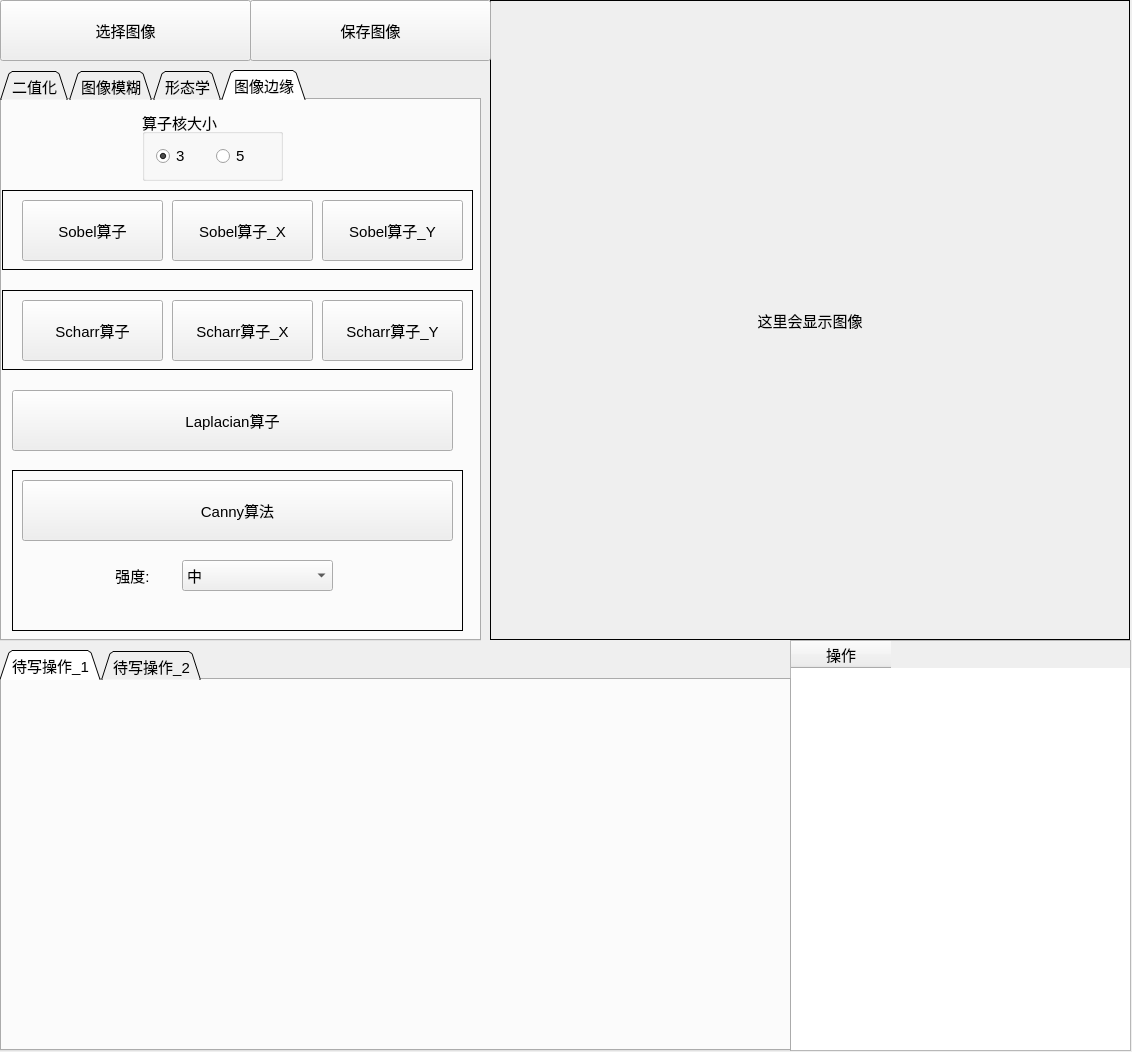
<?xml version="1.0" encoding="UTF-8"?>
<ui version="4.0">
 <class>OpenCV_ConcludeClass</class>
 <widget class="QMainWindow" name="OpenCV_ConcludeClass">
  <property name="geometry">
   <rect>
    <x>0</x>
    <y>0</y>
    <width>1132</width>
    <height>1052</height>
   </rect>
  </property>
  <property name="minimumSize">
   <size>
    <width>1132</width>
    <height>1052</height>
   </size>
  </property>
  <property name="maximumSize">
   <size>
    <width>1132</width>
    <height>1052</height>
   </size>
  </property>
  <property name="font">
   <font>
    <pointsize>11</pointsize>
   </font>
  </property>
  <property name="windowTitle">
   <string>图像处理工具</string>
  </property>
  <widget class="QWidget" name="centralWidget">
   <widget class="QPushButton" name="pushButton">
    <property name="geometry">
     <rect>
      <x>0</x>
      <y>0</y>
      <width>251</width>
      <height>61</height>
     </rect>
    </property>
    <property name="text">
     <string>选择图像</string>
    </property>
   </widget>
   <widget class="QLabel" name="label">
    <property name="geometry">
     <rect>
      <x>490</x>
      <y>0</y>
      <width>640</width>
      <height>640</height>
     </rect>
    </property>
    <property name="frameShape">
     <enum>QFrame::Box</enum>
    </property>
    <property name="frameShadow">
     <enum>QFrame::Plain</enum>
    </property>
    <property name="text">
     <string>这里会显示图像</string>
    </property>
    <property name="scaledContents">
     <bool>false</bool>
    </property>
    <property name="alignment">
     <set>Qt::AlignCenter</set>
    </property>
   </widget>
   <widget class="QTableWidget" name="modifiedTable">
    <property name="geometry">
     <rect>
      <x>790</x>
      <y>640</y>
      <width>341</width>
      <height>411</height>
     </rect>
    </property>
    <property name="minimumSize">
     <size>
      <width>0</width>
      <height>361</height>
     </size>
    </property>
    <property name="font">
     <font>
      <pointsize>11</pointsize>
     </font>
    </property>
    <column>
     <property name="text">
      <string>操作</string>
     </property>
    </column>
   </widget>
   <widget class="QTabWidget" name="tabWidget">
    <property name="geometry">
     <rect>
      <x>0</x>
      <y>70</y>
      <width>481</width>
      <height>571</height>
     </rect>
    </property>
    <property name="autoFillBackground">
     <bool>true</bool>
    </property>
    <property name="tabShape">
     <enum>QTabWidget::Triangular</enum>
    </property>
    <property name="currentIndex">
     <number>3</number>
    </property>
    <widget class="QWidget" name="tab">
     <attribute name="title">
      <string>二值化</string>
     </attribute>
     <widget class="QPushButton" name="otsu_binary">
      <property name="geometry">
       <rect>
        <x>10</x>
        <y>90</y>
        <width>451</width>
        <height>71</height>
       </rect>
      </property>
      <property name="text">
       <string>全局自适应二值化</string>
      </property>
     </widget>
     <widget class="QFrame" name="frame">
      <property name="geometry">
       <rect>
        <x>10</x>
        <y>390</y>
        <width>451</width>
        <height>151</height>
       </rect>
      </property>
      <property name="frameShape">
       <enum>QFrame::Box</enum>
      </property>
      <property name="frameShadow">
       <enum>QFrame::Plain</enum>
      </property>
      <widget class="QPushButton" name="thresh_binary">
       <property name="geometry">
        <rect>
         <x>10</x>
         <y>0</y>
         <width>431</width>
         <height>71</height>
        </rect>
       </property>
       <property name="text">
        <string>阈值二值化</string>
       </property>
       <property name="flat">
        <bool>false</bool>
       </property>
      </widget>
      <widget class="QLineEdit" name="thresh">
       <property name="geometry">
        <rect>
         <x>110</x>
         <y>80</y>
         <width>211</width>
         <height>51</height>
        </rect>
       </property>
       <property name="maxLength">
        <number>3</number>
       </property>
       <property name="alignment">
        <set>Qt::AlignCenter</set>
       </property>
       <property name="placeholderText">
        <string>阈值</string>
       </property>
      </widget>
     </widget>
     <widget class="QFrame" name="frame_2">
      <property name="geometry">
       <rect>
        <x>10</x>
        <y>160</y>
        <width>451</width>
        <height>211</height>
       </rect>
      </property>
      <property name="frameShape">
       <enum>QFrame::Box</enum>
      </property>
      <property name="frameShadow">
       <enum>QFrame::Plain</enum>
      </property>
      <widget class="QPushButton" name="adaptive_binary">
       <property name="geometry">
        <rect>
         <x>10</x>
         <y>0</y>
         <width>431</width>
         <height>71</height>
        </rect>
       </property>
       <property name="text">
        <string>局部自适应二值化</string>
       </property>
      </widget>
      <widget class="QComboBox" name="comboBox">
       <property name="geometry">
        <rect>
         <x>130</x>
         <y>80</y>
         <width>191</width>
         <height>41</height>
        </rect>
       </property>
       <property name="frame">
        <bool>true</bool>
       </property>
       <item>
        <property name="text">
         <string>局部平均值法</string>
        </property>
       </item>
       <item>
        <property name="text">
         <string>局部高斯加权法</string>
        </property>
       </item>
      </widget>
      <widget class="QWidget" name="widget" native="true">
       <property name="geometry">
        <rect>
         <x>80</x>
         <y>130</y>
         <width>291</width>
         <height>61</height>
        </rect>
       </property>
       <layout class="QHBoxLayout" name="horizontalLayout">
        <item>
         <widget class="QLabel" name="label_2">
          <property name="text">
           <string>Kernel_Size</string>
          </property>
         </widget>
        </item>
        <item>
         <widget class="QSpinBox" name="spinBox">
          <property name="minimum">
           <number>3</number>
          </property>
          <property name="maximum">
           <number>99</number>
          </property>
          <property name="singleStep">
           <number>2</number>
          </property>
         </widget>
        </item>
       </layout>
      </widget>
     </widget>
     <widget class="QPushButton" name="toGray">
      <property name="geometry">
       <rect>
        <x>10</x>
        <y>10</y>
        <width>221</width>
        <height>71</height>
       </rect>
      </property>
      <property name="text">
       <string>灰度处理(1通道化)</string>
      </property>
     </widget>
     <widget class="QPushButton" name="binary_inv">
      <property name="geometry">
       <rect>
        <x>231</x>
        <y>10</y>
        <width>231</width>
        <height>71</height>
       </rect>
      </property>
      <property name="text">
       <string>黑白背景变化</string>
      </property>
     </widget>
    </widget>
    <widget class="QWidget" name="tab_2">
     <attribute name="title">
      <string>图像模糊</string>
     </attribute>
     <widget class="QFrame" name="frame_3">
      <property name="geometry">
       <rect>
        <x>10</x>
        <y>10</y>
        <width>461</width>
        <height>141</height>
       </rect>
      </property>
      <property name="frameShape">
       <enum>QFrame::Box</enum>
      </property>
      <property name="frameShadow">
       <enum>QFrame::Plain</enum>
      </property>
      <widget class="QPushButton" name="median_btn">
       <property name="geometry">
        <rect>
         <x>10</x>
         <y>10</y>
         <width>441</width>
         <height>71</height>
        </rect>
       </property>
       <property name="text">
        <string>中值滤波</string>
       </property>
      </widget>
      <widget class="QWidget" name="layoutWidget_2">
       <property name="geometry">
        <rect>
         <x>120</x>
         <y>90</y>
         <width>221</width>
         <height>41</height>
        </rect>
       </property>
       <layout class="QHBoxLayout" name="horizontalLayout_3">
        <item>
         <widget class="QLabel" name="label_5">
          <property name="text">
           <string>Kernel_Size:</string>
          </property>
         </widget>
        </item>
        <item>
         <widget class="QSpinBox" name="median_kernel_size">
          <property name="minimum">
           <number>3</number>
          </property>
          <property name="singleStep">
           <number>2</number>
          </property>
         </widget>
        </item>
       </layout>
      </widget>
     </widget>
     <widget class="QFrame" name="frame_4">
      <property name="geometry">
       <rect>
        <x>10</x>
        <y>170</y>
        <width>461</width>
        <height>141</height>
       </rect>
      </property>
      <property name="frameShape">
       <enum>QFrame::Box</enum>
      </property>
      <property name="frameShadow">
       <enum>QFrame::Plain</enum>
      </property>
      <widget class="QPushButton" name="mean_btn">
       <property name="geometry">
        <rect>
         <x>10</x>
         <y>10</y>
         <width>441</width>
         <height>71</height>
        </rect>
       </property>
       <property name="text">
        <string>均值滤波</string>
       </property>
      </widget>
      <widget class="QWidget" name="layoutWidget">
       <property name="geometry">
        <rect>
         <x>20</x>
         <y>90</y>
         <width>401</width>
         <height>41</height>
        </rect>
       </property>
       <layout class="QHBoxLayout" name="horizontalLayout_2">
        <item>
         <widget class="QLabel" name="label_3">
          <property name="text">
           <string>Kernel_Size:</string>
          </property>
         </widget>
        </item>
        <item>
         <widget class="QSpinBox" name="mean_x">
          <property name="minimum">
           <number>1</number>
          </property>
         </widget>
        </item>
        <item>
         <widget class="QLabel" name="label_4">
          <property name="text">
           <string>X</string>
          </property>
          <property name="alignment">
           <set>Qt::AlignCenter</set>
          </property>
         </widget>
        </item>
        <item>
         <widget class="QSpinBox" name="mean_y">
          <property name="minimum">
           <number>1</number>
          </property>
         </widget>
        </item>
       </layout>
      </widget>
     </widget>
     <widget class="QFrame" name="frame_5">
      <property name="geometry">
       <rect>
        <x>10</x>
        <y>350</y>
        <width>451</width>
        <height>171</height>
       </rect>
      </property>
      <property name="frameShape">
       <enum>QFrame::Box</enum>
      </property>
      <property name="frameShadow">
       <enum>QFrame::Plain</enum>
      </property>
      <widget class="QWidget" name="layoutWidget_3">
       <property name="geometry">
        <rect>
         <x>20</x>
         <y>100</y>
         <width>401</width>
         <height>41</height>
        </rect>
       </property>
       <layout class="QHBoxLayout" name="horizontalLayout_4">
        <item>
         <widget class="QLabel" name="label_6">
          <property name="text">
           <string>Kernel_Size:</string>
          </property>
         </widget>
        </item>
        <item>
         <widget class="QSpinBox" name="gaussian_x">
          <property name="minimum">
           <number>1</number>
          </property>
          <property name="singleStep">
           <number>2</number>
          </property>
         </widget>
        </item>
        <item>
         <widget class="QLabel" name="label_7">
          <property name="text">
           <string>X</string>
          </property>
          <property name="alignment">
           <set>Qt::AlignCenter</set>
          </property>
         </widget>
        </item>
        <item>
         <widget class="QSpinBox" name="gaussian_y">
          <property name="minimum">
           <number>1</number>
          </property>
          <property name="singleStep">
           <number>2</number>
          </property>
         </widget>
        </item>
       </layout>
      </widget>
      <widget class="QPushButton" name="gaussian_btn">
       <property name="geometry">
        <rect>
         <x>10</x>
         <y>10</y>
         <width>431</width>
         <height>71</height>
        </rect>
       </property>
       <property name="text">
        <string>高斯滤波</string>
       </property>
      </widget>
     </widget>
    </widget>
    <widget class="QWidget" name="tab_4">
     <attribute name="title">
      <string>形态学</string>
     </attribute>
     <widget class="QFrame" name="frame_6">
      <property name="geometry">
       <rect>
        <x>0</x>
        <y>50</y>
        <width>471</width>
        <height>491</height>
       </rect>
      </property>
      <property name="frameShape">
       <enum>QFrame::Box</enum>
      </property>
      <property name="frameShadow">
       <enum>QFrame::Plain</enum>
      </property>
      <widget class="QPushButton" name="close_btn">
       <property name="geometry">
        <rect>
         <x>10</x>
         <y>220</y>
         <width>451</width>
         <height>56</height>
        </rect>
       </property>
       <property name="text">
        <string>闭操作</string>
       </property>
      </widget>
      <widget class="QPushButton" name="dilate_btn">
       <property name="geometry">
        <rect>
         <x>10</x>
         <y>10</y>
         <width>451</width>
         <height>56</height>
        </rect>
       </property>
       <property name="text">
        <string>膨胀</string>
       </property>
      </widget>
      <widget class="QPushButton" name="open_btn">
       <property name="geometry">
        <rect>
         <x>10</x>
         <y>150</y>
         <width>451</width>
         <height>56</height>
        </rect>
       </property>
       <property name="text">
        <string>开操作</string>
       </property>
      </widget>
      <widget class="QPushButton" name="erode_btn">
       <property name="geometry">
        <rect>
         <x>10</x>
         <y>80</y>
         <width>451</width>
         <height>56</height>
        </rect>
       </property>
       <property name="text">
        <string>腐蚀</string>
       </property>
      </widget>
      <widget class="QPushButton" name="tophat_btn">
       <property name="geometry">
        <rect>
         <x>10</x>
         <y>290</y>
         <width>451</width>
         <height>56</height>
        </rect>
       </property>
       <property name="text">
        <string>顶帽</string>
       </property>
      </widget>
      <widget class="QPushButton" name="blackhat_btn">
       <property name="geometry">
        <rect>
         <x>10</x>
         <y>360</y>
         <width>451</width>
         <height>56</height>
        </rect>
       </property>
       <property name="text">
        <string>黑帽</string>
       </property>
      </widget>
      <widget class="QPushButton" name="gradient_btn">
       <property name="geometry">
        <rect>
         <x>10</x>
         <y>430</y>
         <width>451</width>
         <height>56</height>
        </rect>
       </property>
       <property name="text">
        <string>梯度</string>
       </property>
      </widget>
     </widget>
     <widget class="QFrame" name="frame_7">
      <property name="geometry">
       <rect>
        <x>50</x>
        <y>0</y>
        <width>341</width>
        <height>51</height>
       </rect>
      </property>
      <property name="frameShape">
       <enum>QFrame::Box</enum>
      </property>
      <property name="frameShadow">
       <enum>QFrame::Plain</enum>
      </property>
      <layout class="QHBoxLayout" name="horizontalLayout_5">
       <item>
        <widget class="QLabel" name="label_8">
         <property name="text">
          <string>Kernel_Size:</string>
         </property>
        </widget>
       </item>
       <item>
        <widget class="QSpinBox" name="morph_kernel_x">
         <property name="minimum">
          <number>1</number>
         </property>
        </widget>
       </item>
       <item>
        <widget class="QLabel" name="label_9">
         <property name="text">
          <string>X</string>
         </property>
         <property name="alignment">
          <set>Qt::AlignCenter</set>
         </property>
        </widget>
       </item>
       <item>
        <widget class="QSpinBox" name="morph_kernel_y">
         <property name="minimum">
          <number>1</number>
         </property>
        </widget>
       </item>
      </layout>
     </widget>
    </widget>
    <widget class="QWidget" name="tab_3">
     <attribute name="title">
      <string>图像边缘</string>
     </attribute>
     <widget class="QFrame" name="frame_8">
      <property name="geometry">
       <rect>
        <x>0</x>
        <y>90</y>
        <width>471</width>
        <height>80</height>
       </rect>
      </property>
      <property name="frameShape">
       <enum>QFrame::Box</enum>
      </property>
      <property name="frameShadow">
       <enum>QFrame::Plain</enum>
      </property>
      <widget class="QPushButton" name="sobel_y_btn">
       <property name="geometry">
        <rect>
         <x>320</x>
         <y>10</y>
         <width>141</width>
         <height>61</height>
        </rect>
       </property>
       <property name="text">
        <string>Sobel算子_Y</string>
       </property>
      </widget>
      <widget class="QPushButton" name="sobel_btn">
       <property name="geometry">
        <rect>
         <x>20</x>
         <y>10</y>
         <width>141</width>
         <height>61</height>
        </rect>
       </property>
       <property name="text">
        <string>Sobel算子</string>
       </property>
      </widget>
      <widget class="QPushButton" name="sobel_x_btn">
       <property name="geometry">
        <rect>
         <x>170</x>
         <y>10</y>
         <width>141</width>
         <height>61</height>
        </rect>
       </property>
       <property name="text">
        <string>Sobel算子_X</string>
       </property>
      </widget>
     </widget>
     <widget class="QGroupBox" name="groupBox">
      <property name="geometry">
       <rect>
        <x>140</x>
        <y>10</y>
        <width>141</width>
        <height>71</height>
       </rect>
      </property>
      <property name="title">
       <string>算子核大小</string>
      </property>
      <property name="flat">
       <bool>false</bool>
      </property>
      <property name="checkable">
       <bool>false</bool>
      </property>
      <layout class="QHBoxLayout" name="horizontalLayout_6">
       <item>
        <widget class="QRadioButton" name="radioButton">
         <property name="text">
          <string>3</string>
         </property>
         <property name="checked">
          <bool>true</bool>
         </property>
        </widget>
       </item>
       <item>
        <widget class="QRadioButton" name="radioButton_2">
         <property name="text">
          <string>5</string>
         </property>
        </widget>
       </item>
      </layout>
     </widget>
     <widget class="QPushButton" name="laplacian_btn">
      <property name="geometry">
       <rect>
        <x>10</x>
        <y>290</y>
        <width>441</width>
        <height>61</height>
       </rect>
      </property>
      <property name="text">
       <string>Laplacian算子</string>
      </property>
     </widget>
     <widget class="QFrame" name="frame_9">
      <property name="geometry">
       <rect>
        <x>0</x>
        <y>190</y>
        <width>471</width>
        <height>80</height>
       </rect>
      </property>
      <property name="frameShape">
       <enum>QFrame::Box</enum>
      </property>
      <property name="frameShadow">
       <enum>QFrame::Plain</enum>
      </property>
      <widget class="QPushButton" name="scharr_y_btn">
       <property name="geometry">
        <rect>
         <x>320</x>
         <y>10</y>
         <width>141</width>
         <height>61</height>
        </rect>
       </property>
       <property name="text">
        <string>Scharr算子_Y</string>
       </property>
      </widget>
      <widget class="QPushButton" name="scharr_btn">
       <property name="geometry">
        <rect>
         <x>20</x>
         <y>10</y>
         <width>141</width>
         <height>61</height>
        </rect>
       </property>
       <property name="text">
        <string>Scharr算子</string>
       </property>
      </widget>
      <widget class="QPushButton" name="scharr_x_btn">
       <property name="geometry">
        <rect>
         <x>170</x>
         <y>10</y>
         <width>141</width>
         <height>61</height>
        </rect>
       </property>
       <property name="text">
        <string>Scharr算子_X</string>
       </property>
      </widget>
     </widget>
     <widget class="QFrame" name="frame_10">
      <property name="geometry">
       <rect>
        <x>10</x>
        <y>370</y>
        <width>451</width>
        <height>161</height>
       </rect>
      </property>
      <property name="frameShape">
       <enum>QFrame::Box</enum>
      </property>
      <property name="frameShadow">
       <enum>QFrame::Plain</enum>
      </property>
      <widget class="QPushButton" name="canny_btn">
       <property name="geometry">
        <rect>
         <x>10</x>
         <y>10</y>
         <width>431</width>
         <height>61</height>
        </rect>
       </property>
       <property name="text">
        <string>Canny算法</string>
       </property>
      </widget>
      <widget class="QComboBox" name="comboBox_2">
       <property name="geometry">
        <rect>
         <x>170</x>
         <y>90</y>
         <width>151</width>
         <height>31</height>
        </rect>
       </property>
       <property name="currentIndex">
        <number>1</number>
       </property>
       <item>
        <property name="text">
         <string>弱</string>
        </property>
       </item>
       <item>
        <property name="text">
         <string>中</string>
        </property>
       </item>
       <item>
        <property name="text">
         <string>强</string>
        </property>
       </item>
      </widget>
      <widget class="QLabel" name="label_10">
       <property name="geometry">
        <rect>
         <x>80</x>
         <y>90</y>
         <width>81</width>
         <height>31</height>
        </rect>
       </property>
       <property name="text">
        <string>强度:</string>
       </property>
       <property name="alignment">
        <set>Qt::AlignCenter</set>
       </property>
      </widget>
     </widget>
    </widget>
   </widget>
   <widget class="QPushButton" name="save_img">
    <property name="geometry">
     <rect>
      <x>250</x>
      <y>0</y>
      <width>241</width>
      <height>61</height>
     </rect>
    </property>
    <property name="text">
     <string>保存图像</string>
    </property>
   </widget>
   <widget class="QTabWidget" name="tabWidget_2">
    <property name="geometry">
     <rect>
      <x>0</x>
      <y>650</y>
      <width>791</width>
      <height>401</height>
     </rect>
    </property>
    <property name="tabPosition">
     <enum>QTabWidget::North</enum>
    </property>
    <property name="tabShape">
     <enum>QTabWidget::Triangular</enum>
    </property>
    <property name="currentIndex">
     <number>0</number>
    </property>
    <property name="elideMode">
     <enum>Qt::ElideNone</enum>
    </property>
    <widget class="QWidget" name="tab_5">
     <attribute name="title">
      <string>待写操作_1</string>
     </attribute>
    </widget>
    <widget class="QWidget" name="tab_6">
     <attribute name="title">
      <string>待写操作_2</string>
     </attribute>
    </widget>
   </widget>
  </widget>
 </widget>
 <layoutdefault spacing="6" margin="11"/>
 <resources>
  <include location="OpenCV_Conclude.qrc"/>
 </resources>
 <connections/>
</ui>
